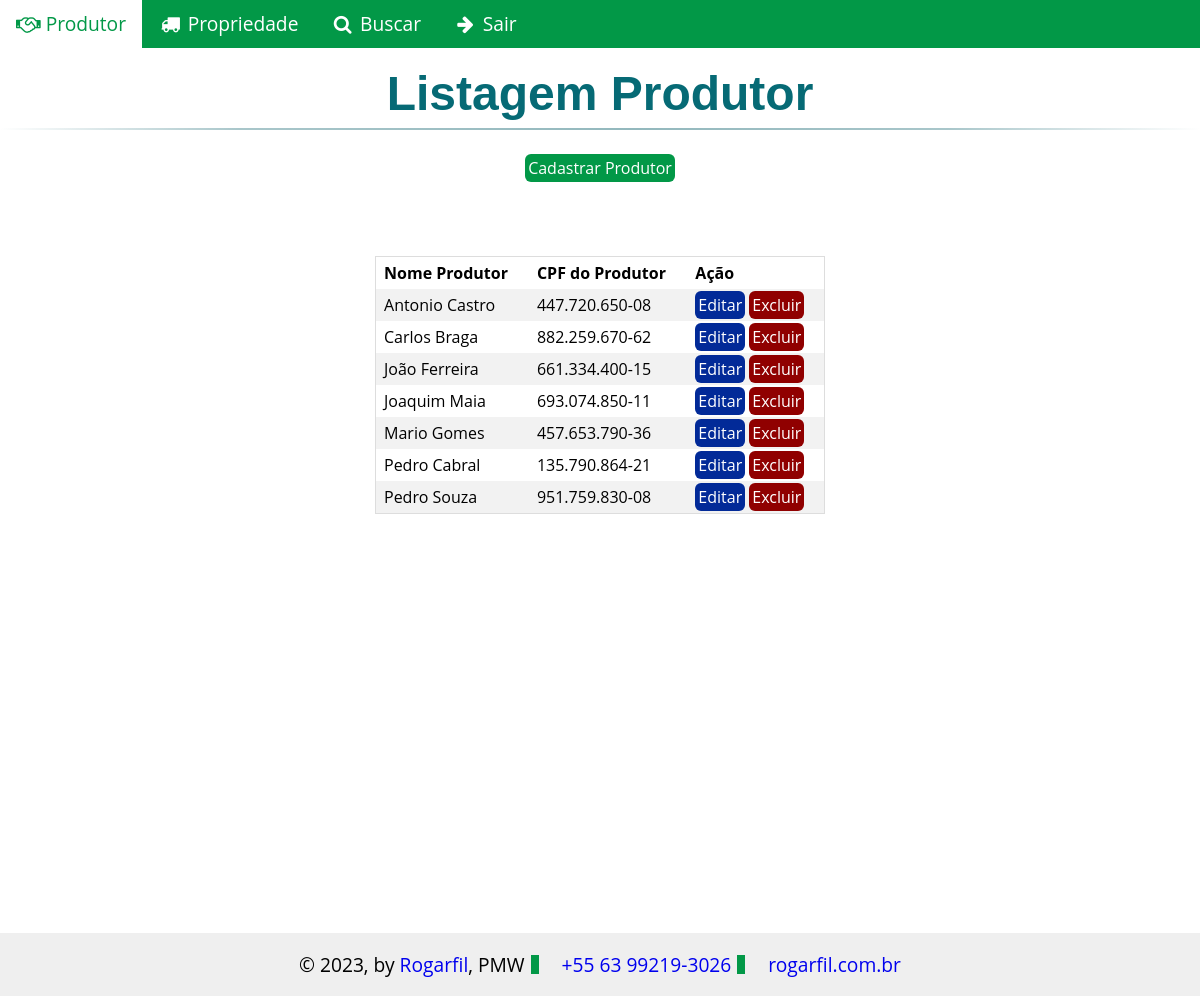
Page /produtor (signed in) on the committed database.
### tables this page shows
CREATE TABLE `produtor` (
  `idProdutor` int(11) NOT NULL,
  `nomeProdutor` varchar(100) NOT NULL,
  `cpfProdutor` varchar(14) NOT NULL
);

### src/models/Url.php (called while the page is built, shortened)
<?php
class Url
{
    private static $baseUrl = null;
    public static function getBase()
    {
        if (self::$baseUrl != null) :
            return self::$baseUrl;
        endif;
        $startUrl = strlen($_SERVER["DOCUMENT_ROOT"]);
        $excludeUrl = substr($_SERVER["SCRIPT_FILENAME"], $startUrl, -9);
        if ($excludeUrl[0] == "/") :
            self::$baseUrl = $excludeUrl;
        else :
            self::$baseUrl = "/" . $excludeUrl;
        endif;
        return self::$baseUrl;
    }
}

### src/controllers/url.php (called while the page is built, shortened)
<?php
    $modulo = Url::getURL(0);
if (file_exists("src/views/" . $modulo . ".php")) :
    require "src/views/" . $modulo . ".php";
else :
    require "src/views/404.php";
endif;

### src/models/Crud.php (called while the page is built, shortened)
<?php
class Crud
{
    private $pdo = null;
    private static $crud = null;
    private function __construct($turn_on, $table = null)
    {
        if (!empty($turn_on)) :
            $this->pdo = $turn_on;
        else :
            echo "<h3>Conexão inexistente!</h3>";
            exit();
        endif;
    }
    public static function getInstance($turn_on, $table = null)
    {
        if (!isset(self::$crud)) :
            try {
                self::$crud = new Crud($turn_on, $table);
            } catch (PDOException $e) {
                echo "Erro " . $e->getMessage();
            }
        endif;
        return self::$crud;
    }
    public function getSQLGeneric($sql, $arrayParams = null, $fetchAll = true)
    {
        try {
            $stmt = $this->pdo->prepare($sql);
            $stmt->execute();
            if ($fetchAll) :
                $dados = $stmt->fetchAll(PDO::FETCH_OBJ);
            else :
                $dados = $stmt->fetch(PDO::FETCH_OBJ);
            endif;
            return $dados;
        } catch (PDOException $e) {
            echo "Erro: " . $e->getMessage();
        }
    }
}

### src/controllers/produtor/tabelaProdutor.php (called while the page is built, shortened)
<?php
$pdo = Connection::getInstance();
$crud = Crud::getInstance($pdo, 'produtor');
$sql = 'SELECT * FROM produtor ORDER BY nomeProdutor ASC';
$arrayParam = array();
$turn_back = $crud->getSQLGeneric($sql, $arrayParam, true);

### src/controllers/functions.php (called while the page is built)
<?php
function mask($val, $mask)
{
    $maskared = '';
    $k = 0;
    for ($i = 0; $i <= strlen($mask) - 1; $i++) {
        if ($mask[$i] == '#') {
            if (isset($val[$k])) {
                $maskared .= $val[$k++];
            }
        } else {
            if (isset($mask[$i])) {
                $maskared .= $mask[$i];
            }
        }
    }
    return $maskared;
}

### src/views/produtor.php (the view, shortened to what this page needs)
<?php
require 'src/controllers/produtor/tabelaProdutor.php'; ?>
<legend><h1>Listagem Produtor</h1></legend>
<a href='reg_produtor' class="btn btn-submit">Cadastrar Produtor</a><br />
<?php if (!empty($turn_back)) : ?>
    <div class="content">
        <table class="rTable">
            <tr class="titulo">
                <th>Nome Produtor</th>
                <th>CPF do Produtor</th>
                <th>Ação</th>
            </tr>
            <?php foreach ($turn_back as $tb) : ?>
            <tr>
                <td><?=$tb->nomeProdutor?></td>
                <td><?=mask($tb->cpfProdutor, '###.###.###-##')?></td>
                <td>
                <a href='edit_produtor?idProdutor=<?=$tb->idProdutor?>' class="btn btn-editar">Editar</a>
                <a class="Deletar btn btn-excluir" href="<?php echo
                "src/controllers/produtor/eliminarProdutor.php?idProdutor=$tb->idProdutor";
                ?>">Excluir</a>
                </td>
            </tr>
            <?php endforeach; ?>
        </table>
    </div>
<?php else : ?>
<h3 class="text-center text-primary">Não existem Produtores cadastrados!</h3>
<?php endif; ?>

### index.php (shortened to what this page needs)
<?php
require __DIR__ . '/src/models/Crud.php';
require __DIR__ . '/src/models/Url.php';
require __DIR__ . '/src/controllers/functions.php';
?>
<!doctype html>
<html lang="pt-br">
  <head>
    <link rel="stylesheet" href="src/public/css/style.css">
  </head>
  <body>
    <div id="wrapper">
      <div class="container">
        <header>
          <?php require __DIR__ . '/src/views/layout/header.php'; ?>
        </header>
        <main>
          <?php require __DIR__ . '/src/controllers/url.php'; ?>
        </main>
        <footer>
          <?php require __DIR__ . '/src/views/layout/footer.php'; ?>
        </footer>
      </div>
    </div>
  </body>
</html>

### src/views/layout/header.php (shortened to what this page needs)
<div class="topnav" id="myTopnav">
  <?php
  require __DIR__ . '/menu.php'; ?>
</div>

### src/views/layout/menu.php (shortened to what this page needs)
<?php
$url = $_SERVER['REQUEST_URI'];
$parts = explode('/', $url);
$lastPart = end($parts);
$varParts = explode('?', $lastPart);
$secret = end($varParts);
$verParts = explode('=', $secret);
$resulta = end($verParts);
$port = $varParts[0];
$ports = $verParts[0];
if ($port == 'login') : ?>
    <a href="<?php echo Url::getBase(); ?>home"><i class="fa fa-fw fa-home"></i> Home</a>
    <?php
elseif (
    $port == 'dashboard' or $port == 'produtor' or $port == 'propriedade' or
    $port == 'reg_produtor' or $port == 'reg_propriedade' or $port == 'buscar' or
    $ports == 'idProdutor' or $ports == 'idPropriedade'
) :
    ?>
    <a href="<?php echo Url::getBase(); ?>produtor"><i class="fa fa-fw fa-handshake-o"></i> Produtor</a>
    <a href="<?php echo Url::getBase(); ?>propriedade"><i class="fa fa-fw fa-truck"></i> Propriedade</a>
    <a href="<?php echo Url::getBase(); ?>buscar"><i class="fa fa-fw fa-search"></i> Buscar</a>
    <a href="<?php echo Url::getBase(); ?>logout"><i class="fa fa-fw fa-arrow-right"></i> Sair</a>
    <?php
else :
    ?>
    <a href="<?php echo Url::getBase(); ?>home"><i class="fa fa-fw fa-home"></i> Home</a>
    <a href="<?php echo Url::getBase(); ?>login"><i class="fa fa-fw fa-unlock"></i> Login</a>
    <?php
endif;

### src/views/layout/footer.php
<div class="footer">
    <p class="cells">&copy; 2023, by <a href=mailto:rogarfil@rogarfil.com.br?subject="link HTML">Rogarfil</a>, PMW</p>
    <p class="cells"><a href="tel:+ 5563992193026">+55 63 99219-3026</a></p>
    <p class="cells"><a href="https://www.rogarfil.com.br">rogarfil.com.br</a></p>
</div>

### src/public/css/style.css (style rules this page uses)
.topnav { overflow: hidden; background-color: #029847; }
.topnav a { float: left; display: block; color: #fff; text-align: center; padding: 0.875rem 1rem; text-decoration: none; }
.container { width: 100%; display: grid; text-align: center; }
legend h1 { margin: 1.25rem 0 0 0; }
.content { width: 31.25rem; min-height: 35rem; margin: 5rem auto; position: relative; }
h1 { font-size: 3rem; color: #066a75; padding: 0.125rem 0 0.625rem 0; font-family: Arial, sans-serif; font-weight: bold; padding-bottom: 1.875rem; }
h1:after { content: " "; display: block; width: 100%; height: 0.125rem; margin-top: 0.625rem; background: -webkit-linear-gradient( left, rgba(147, 184, 189, 0) 0%, rgba(147, 184, 189, 0.8) 20%, rgba(147, 184, 189, 1) 53%, rgba(147, 184, 189, 0.8) 79%, rgba(147, 184, 189, 0) 100% ); background: linear-gradient( left, rgba(147, 184, 189, 0) 0%, rgba(147, 184, 189, 0.8) 20%, rgba(147, 184, 189, 1) 53%, rgba(147, 184, 189, 0.8) 79%, rgba(147, 184, 189, 0) 100% ); }
p { margin-bottom: 0.938rem; }
table { width: 100%; border: 0.063rem solid #ddd; float: unset; }
th, td { text-align: left; padding: 0.5rem; }
tr:nth-child(even) { background-color: #f2f2f2; }
.rTable { margin: 0 auto; width: 90%; }
footer { width: 100%; height: 6.25rem; bottom: 0; left: 0; }
.footer { position: absolute; right: 0; bottom: 0; left: 0; padding: 1rem; background-color: #efefef; text-align: center; }
.cells { display: inline-block; border-right: 1vh #029847 solid; padding: 0vw 0.5vw; margin: 0.5vw; }
p:last-child { border-right: 0; }
#wrapper { min-height: 100%; position: relative; }
.btn { margin-top: 0.625rem; padding: 0.188rem; border: none; outline: none; color: #fff; font-family: inherit; border-radius: 0.375rem; cursor: pointer; transition: all 0.3s; }
.btn-submit { background-color: #029847; }
.btn-editar { background-color: #022a98; }
.btn-excluir { background-color: #900000; }

### rows in the picture
produtor: nomeProdutor "Antonio Castro", cpfProdutor "447.720.650-08"
produtor: nomeProdutor "Carlos Braga", cpfProdutor "882.259.670-62"
produtor: nomeProdutor "João Ferreira", cpfProdutor "661.334.400-15"
produtor: nomeProdutor "Joaquim Maia", cpfProdutor "693.074.850-11"
produtor: nomeProdutor "Mario Gomes", cpfProdutor "457.653.790-36"
produtor: nomeProdutor "Pedro Cabral", cpfProdutor "135.790.864-21"
produtor: nomeProdutor "Pedro Souza", cpfProdutor "951.759.830-08"
